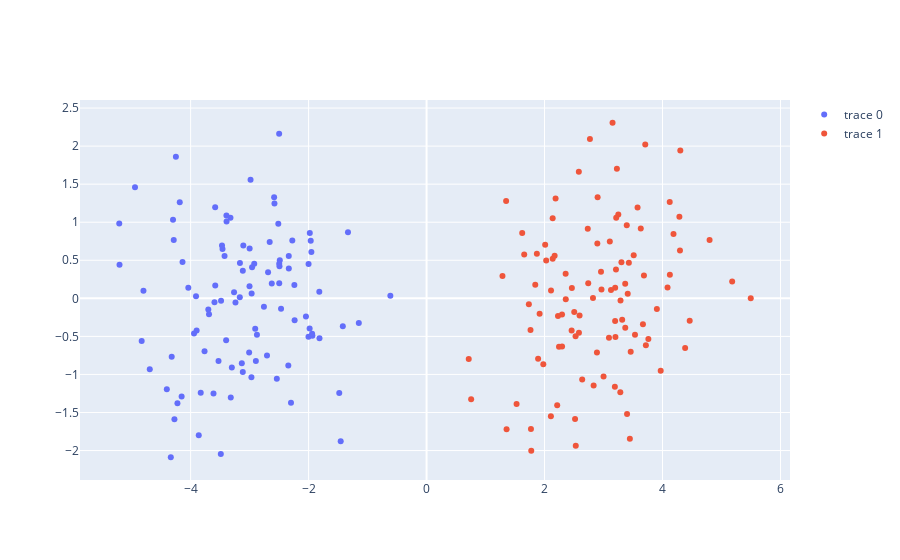

Notebook source saved alongside this figure:
### Markdown cell above
## 3.1.1 - 3.1.2

### Code cell
N = 100
(A, B) = linearly_separable(N, [-3,0], [3,0], 1, 1)

fig = go.Figure()
fig.add_trace(go.Scatter(x=A[:,0], y=A[:,1], mode="markers"))
fig.add_trace(go.Scatter(x=B[:,0], y=B[:,1], mode="markers"))
fig.show()
